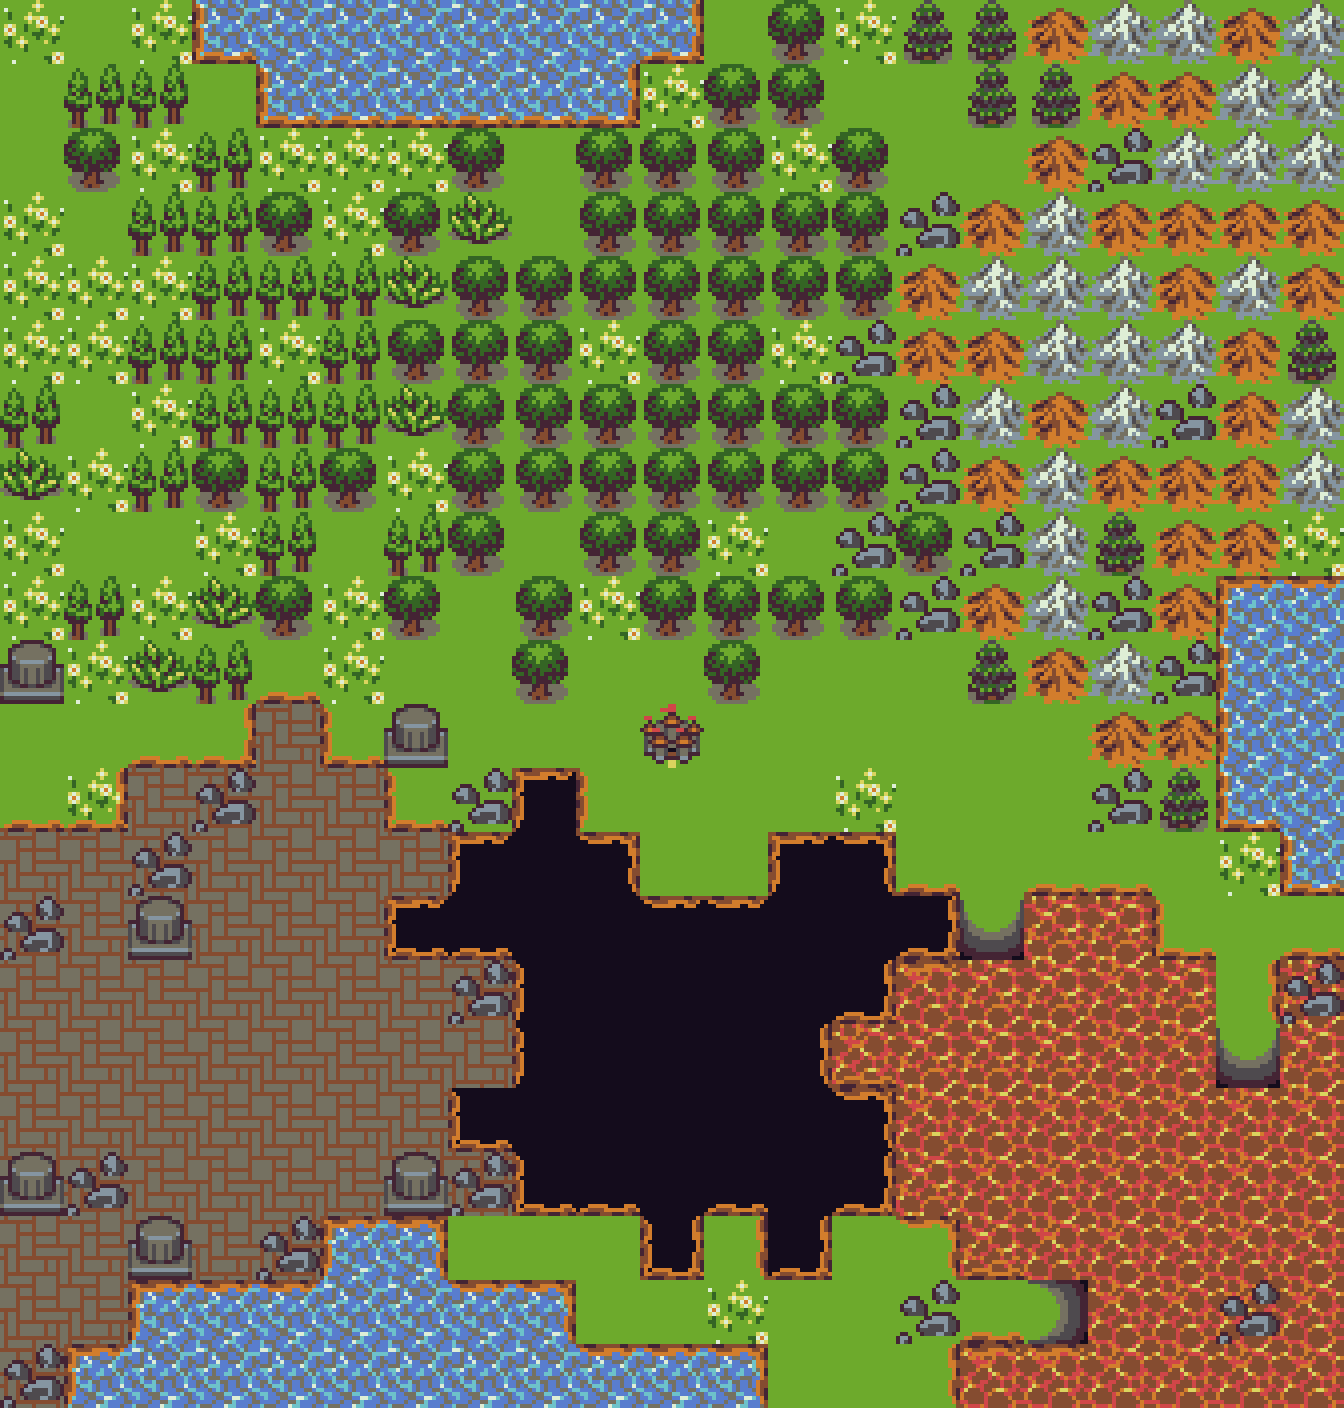

A 2D game scene composited from a Tiled map and its tileset images. What follows is a short description and the map's XML, with each tile layer's data collapsed to a summary:
An orthogonal 21x22 tile map with 64x64 px tiles, 5 tile layers (background, surfaces, decoration, edges, ...), 1 hidden layer not drawn, 2 tilesets and 6 objects (logo0, logo1, logo2, logo5, logo4, ...).

<map version="1.0" orientation="orthogonal" renderorder="right-down" width="21" height="22" tilewidth="64" tileheight="64" nextobjectid="12">
 <tileset firstgid="1" name="worldMapTiles" tilewidth="64" tileheight="64">
  <image source="worldMapTiles.png" width="512" height="960" />
 </tileset>
 <tileset firstgid="121" name="worldTiles" tilewidth="64" tileheight="64">
  <image source="worldTiles.png" width="1934" height="388" />
 </tileset>
 <layer name="background" width="21" height="22">
  <data>[462 cells, 462 non-empty, 2 distinct tile ids]</data>
 </layer>
 <layer name="surfaces" width="21" height="22">
  <data>[462 cells, 186 non-empty, 5 distinct tile ids]</data>
 </layer>
 <layer name="decoration" width="21" height="22">
  <data>[462 cells, 212 non-empty, 11 distinct tile ids]</data>
 </layer>
 <layer name="edges" width="21" height="22">
  <data>[462 cells, 73 non-empty, 9 distinct tile ids]</data>
 </layer>
 <layer name="edges2" width="21" height="22">
  <data>[462 cells, 66 non-empty, 9 distinct tile ids]</data>
 </layer>
 <layer name="logos" width="21" height="22" visible="0">
  <data>[462 cells, 180 non-empty, 180 distinct tile ids]</data>
 </layer>
 <objectgroup name="stagelogos">
  <object id="2" name="logo0" x="224" y="384" width="64" height="64">
   <properties>
    <property name="stage" value="0" />
   </properties>
  </object>
  <object id="6" name="logo1" x="672" y="384" width="64" height="64">
   <properties>
    <property name="stage" value="1" />
   </properties>
  </object>
  <object id="7" name="logo2" x="1120" y="384" width="64" height="64">
   <properties>
    <property name="stage" value="2" />
   </properties>
  </object>
  <object id="8" name="logo5" x="224" y="1024" width="64" height="64">
   <properties>
    <property name="stage" value="5" />
   </properties>
  </object>
  <object id="9" name="logo4" x="672" y="1024" width="64" height="64">
   <properties>
    <property name="stage" value="4" />
   </properties>
  </object>
  <object id="10" name="logo3" x="1120" y="1024" width="64" height="64">
   <properties>
    <property name="stage" value="3" />
   </properties>
  </object>
 </objectgroup>
</map>